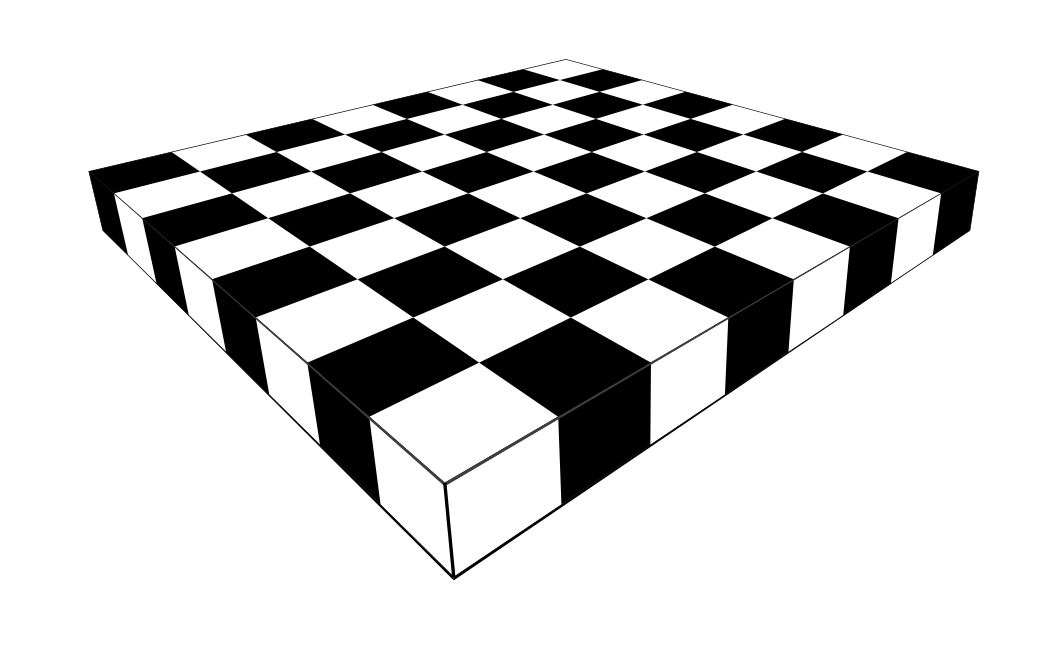
#> input picture image/chessboard-3d.jpg, 1058 x 651 px
$ python feature_shitomasi_corner_detector.py
#> lines starting #> are read from the running program, lines starting #| are printed output that depends on the picture; after the words box and inside, x2 and y2 are one past the last pixel; in counts of white or black regions, pixels touching at a corner belong together
# https://docs.opencv.org/4.8.0/d4/d8c/tutorial_py_shi_tomasi.html

import cv2 as cv
import numpy as np
import matplotlib.pyplot as plt


img = cv.imread('./image/chessboard-3d.jpg')
#> img is the input picture: shape (651, 1058, 3); min 0, max 255, mean 209.1
gray = cv.cvtColor(img,cv.COLOR_BGR2GRAY)
corners = cv.goodFeaturesToTrack(gray,25,0.01,10)
#> corners = 25 rows, first 8: [456, 573], [477, 362], [359, 279], [568, 317], [651, 442], [270, 218], [646, 279], [556, 416]
corners = np.int0(corners)
for i in corners:
    x,y = i.ravel()
    cv.circle(img,(x,y),3,255,-1)
#> this loop made 25 passes
#> (x, y) on passes 1 to 12: (456, 573), (477, 362), (359, 279), (568, 317), (651, 442), (270, 218), (646, 279), (556, 416), (89, 171), (411, 317), (396, 218), (504, 279)
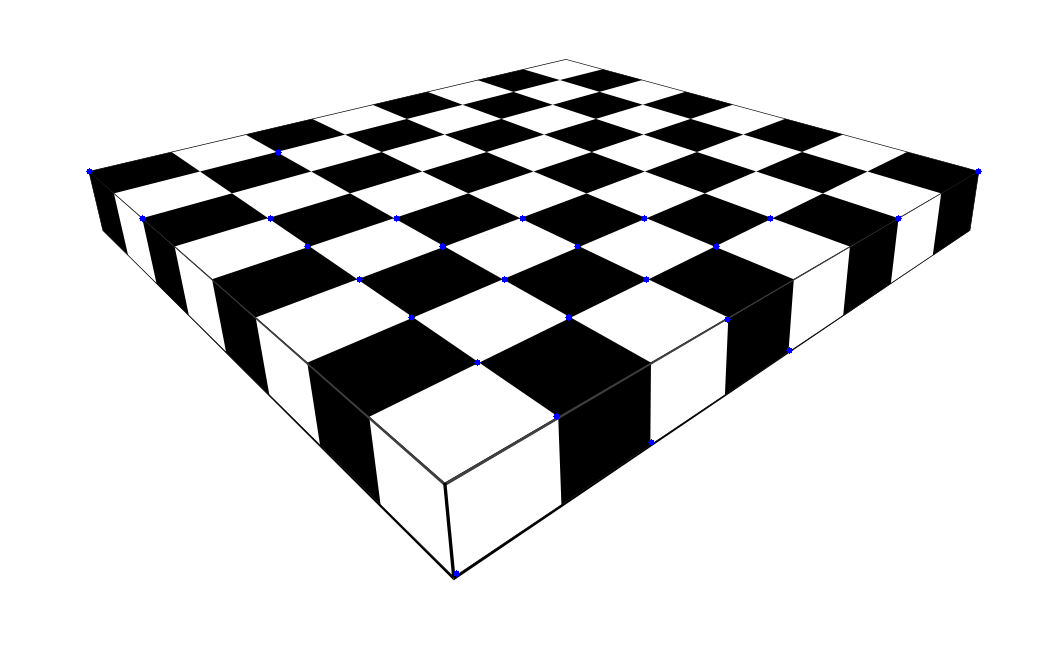
#> img: shape (651, 1058, 3); 0.11% of pixels changed, all inside (x1, y1, x2, y2) = (86, 149, 982, 577)
plt.imshow(img),plt.show()

$ run again, with image/3d-shapes.jpg copied over image/chessboard-3d.jpg
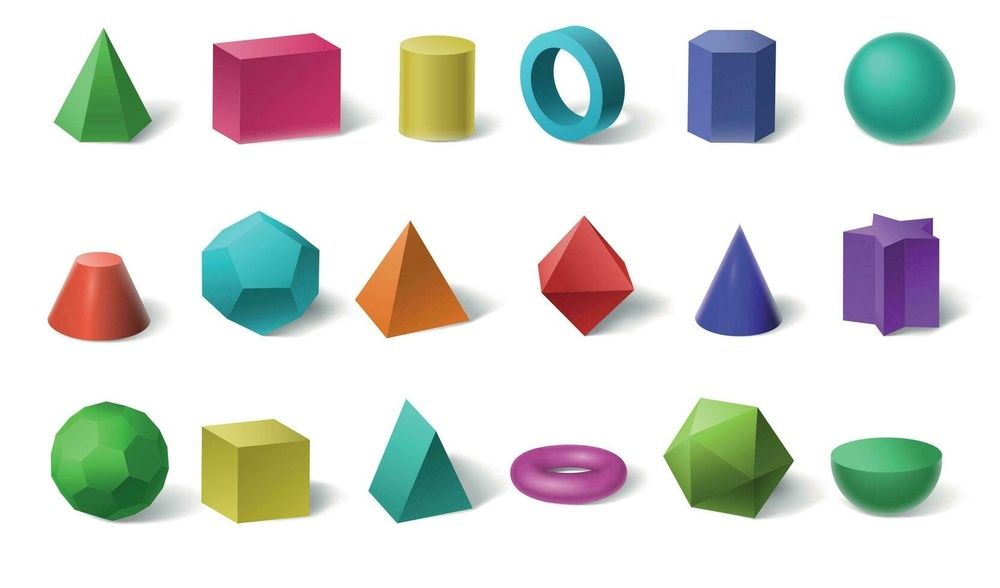
#> input picture image/3d-shapes.jpg, 1000 x 588 px, shrunk from 1666 x 980 before the run
#> img is the input picture: shape (588, 1000, 3); mean B, G, R 214.9, 219.4, 216.5
#> `gray = cv.cvtColor(img,cv.COLOR_BGR2GRAY)`:
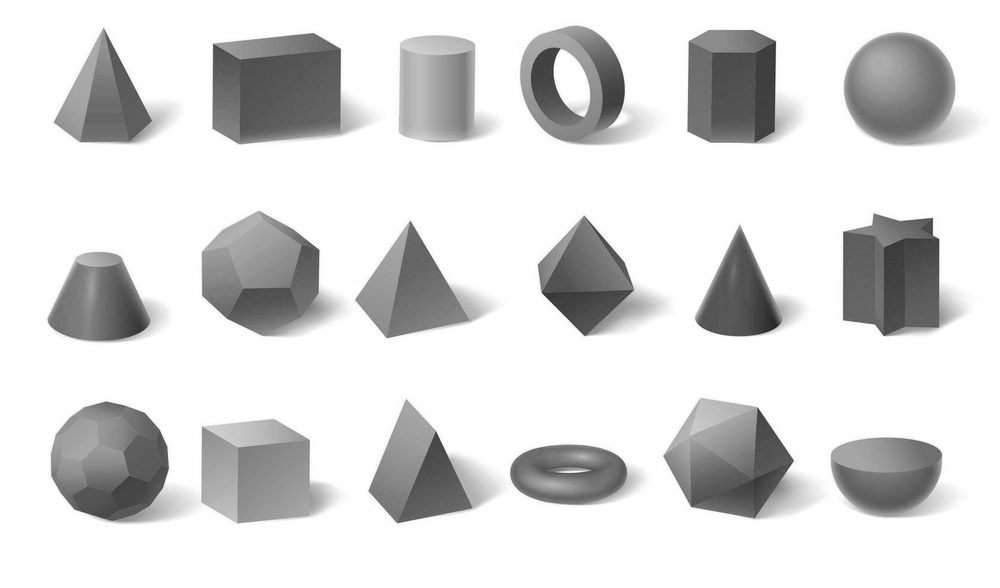
#> gray: shape (588, 1000); min 26, max 255, mean 218
#> corners = 25 rows, first 8: [932, 218], [213, 44], [874, 214], [410, 221], [844, 232], [843, 319], [559, 48], [938, 239]
#> the loop `for i in corners:` made 25 passes
#> after the loop `for i in corners:`:
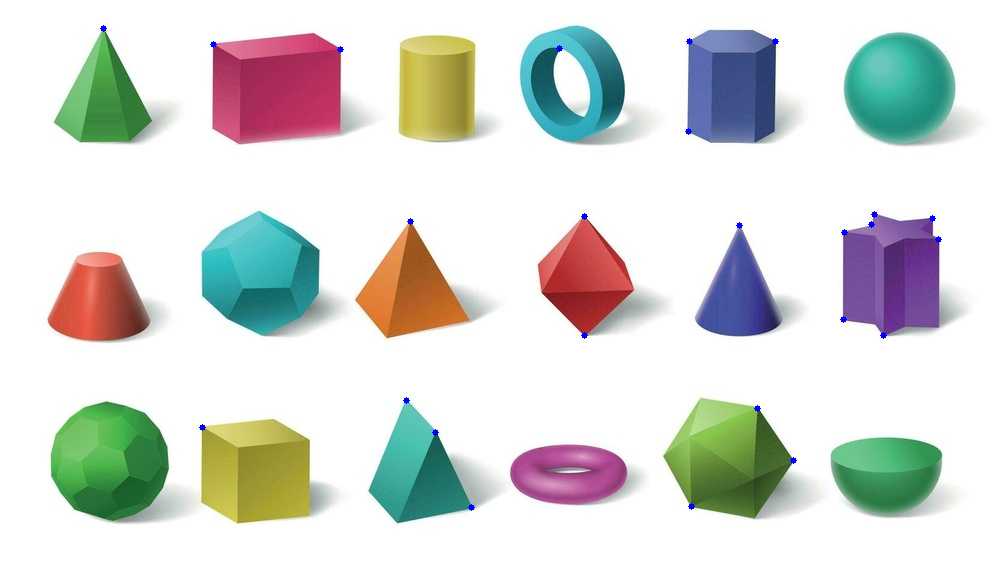
#> img: shape (588, 1000, 3); 0.12% of pixels changed, all inside (x1, y1, x2, y2) = (100, 25, 942, 511)
